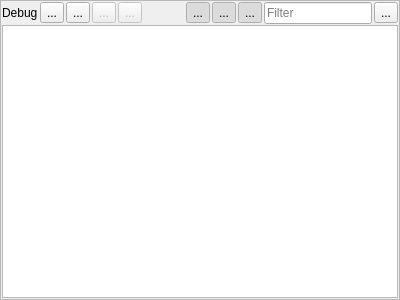
<?xml version="1.0" encoding="UTF-8"?>
<ui version="4.0">
 <class>LogWidget</class>
 <widget class="QFrame" name="LogWidget">
  <property name="geometry">
   <rect>
    <x>0</x>
    <y>0</y>
    <width>400</width>
    <height>300</height>
   </rect>
  </property>
  <property name="windowTitle">
   <string>Frame</string>
  </property>
  <property name="frameShape">
   <enum>QFrame::StyledPanel</enum>
  </property>
  <property name="frameShadow">
   <enum>QFrame::Raised</enum>
  </property>
  <layout class="QVBoxLayout" name="verticalLayout">
   <property name="spacing">
    <number>1</number>
   </property>
   <property name="leftMargin">
    <number>1</number>
   </property>
   <property name="topMargin">
    <number>1</number>
   </property>
   <property name="rightMargin">
    <number>1</number>
   </property>
   <property name="bottomMargin">
    <number>1</number>
   </property>
   <item>
    <layout class="QHBoxLayout" name="horizontalLayout">
     <property name="spacing">
      <number>2</number>
     </property>
     <property name="sizeConstraint">
      <enum>QLayout::SetDefaultConstraint</enum>
     </property>
     <item>
      <widget class="QLabel" name="label">
       <property name="text">
        <string>Debug</string>
       </property>
      </widget>
     </item>
     <item>
      <widget class="QToolButton" name="clearToolButton">
       <property name="toolTip">
        <string>Clear</string>
       </property>
       <property name="text">
        <string>...</string>
       </property>
       <property name="icon">
        <iconset theme="edit-clear">
         <normaloff>.</normaloff>.</iconset>
       </property>
      </widget>
     </item>
     <item>
      <widget class="QToolButton" name="saveAsToolButton">
       <property name="toolTip">
        <string>Save messages as file...</string>
       </property>
       <property name="text">
        <string>...</string>
       </property>
       <property name="icon">
        <iconset theme="document-save-as">
         <normaloff>.</normaloff>.</iconset>
       </property>
      </widget>
     </item>
     <item>
      <widget class="QToolButton" name="previousToolButton">
       <property name="enabled">
        <bool>false</bool>
       </property>
       <property name="toolTip">
        <string>Previous item</string>
       </property>
       <property name="text">
        <string>...</string>
       </property>
       <property name="icon">
        <iconset theme="go-previous">
         <normaloff>.</normaloff>.</iconset>
       </property>
      </widget>
     </item>
     <item>
      <widget class="QToolButton" name="nextToolButton">
       <property name="enabled">
        <bool>false</bool>
       </property>
       <property name="toolTip">
        <string>Next item</string>
       </property>
       <property name="text">
        <string>...</string>
       </property>
       <property name="icon">
        <iconset theme="go-next">
         <normaloff>.</normaloff>.</iconset>
       </property>
      </widget>
     </item>
     <item>
      <spacer name="horizontalSpacer">
       <property name="orientation">
        <enum>Qt::Horizontal</enum>
       </property>
       <property name="sizeHint" stdset="0">
        <size>
         <width>40</width>
         <height>20</height>
        </size>
       </property>
      </spacer>
     </item>
     <item>
      <widget class="QToolButton" name="infoToolButton">
       <property name="toolTip">
        <string>Show info messages</string>
       </property>
       <property name="text">
        <string>...</string>
       </property>
       <property name="icon">
        <iconset theme="flag-blue"/>
       </property>
       <property name="checkable">
        <bool>true</bool>
       </property>
       <property name="checked">
        <bool>true</bool>
       </property>
      </widget>
     </item>
     <item>
      <widget class="QToolButton" name="warningToolButton">
       <property name="toolTip">
        <string>Show warning messages</string>
       </property>
       <property name="text">
        <string>...</string>
       </property>
       <property name="icon">
        <iconset theme="flag-yellow"/>
       </property>
       <property name="checkable">
        <bool>true</bool>
       </property>
       <property name="checked">
        <bool>true</bool>
       </property>
      </widget>
     </item>
     <item>
      <widget class="QToolButton" name="errorToolButton">
       <property name="toolTip">
        <string>Show error messages</string>
       </property>
       <property name="text">
        <string>...</string>
       </property>
       <property name="icon">
        <iconset theme="flag-red"/>
       </property>
       <property name="checkable">
        <bool>true</bool>
       </property>
       <property name="checked">
        <bool>true</bool>
       </property>
      </widget>
     </item>
     <item>
      <widget class="QLineEdit" name="filterLineEdit">
       <property name="sizePolicy">
        <sizepolicy hsizetype="Preferred" vsizetype="Fixed">
         <horstretch>0</horstretch>
         <verstretch>0</verstretch>
        </sizepolicy>
       </property>
       <property name="toolTip">
        <string>Filter by content</string>
       </property>
       <property name="placeholderText">
        <string>Filter</string>
       </property>
       <property name="clearButtonEnabled">
        <bool>true</bool>
       </property>
      </widget>
     </item>
     <item>
      <widget class="QToolButton" name="configToolButton">
       <property name="toolTip">
        <string>Filter by categories</string>
       </property>
       <property name="text">
        <string>...</string>
       </property>
       <property name="icon">
        <iconset theme="preferences-system">
         <normaloff>.</normaloff>.</iconset>
       </property>
       <property name="popupMode">
        <enum>QToolButton::InstantPopup</enum>
       </property>
       <property name="arrowType">
        <enum>Qt::NoArrow</enum>
       </property>
      </widget>
     </item>
    </layout>
   </item>
   <item>
    <widget class="QTableView" name="tableView">
     <property name="showGrid">
      <bool>false</bool>
     </property>
     <attribute name="horizontalHeaderVisible">
      <bool>false</bool>
     </attribute>
     <attribute name="verticalHeaderVisible">
      <bool>false</bool>
     </attribute>
    </widget>
   </item>
  </layout>
 </widget>
 <resources/>
 <connections/>
</ui>
